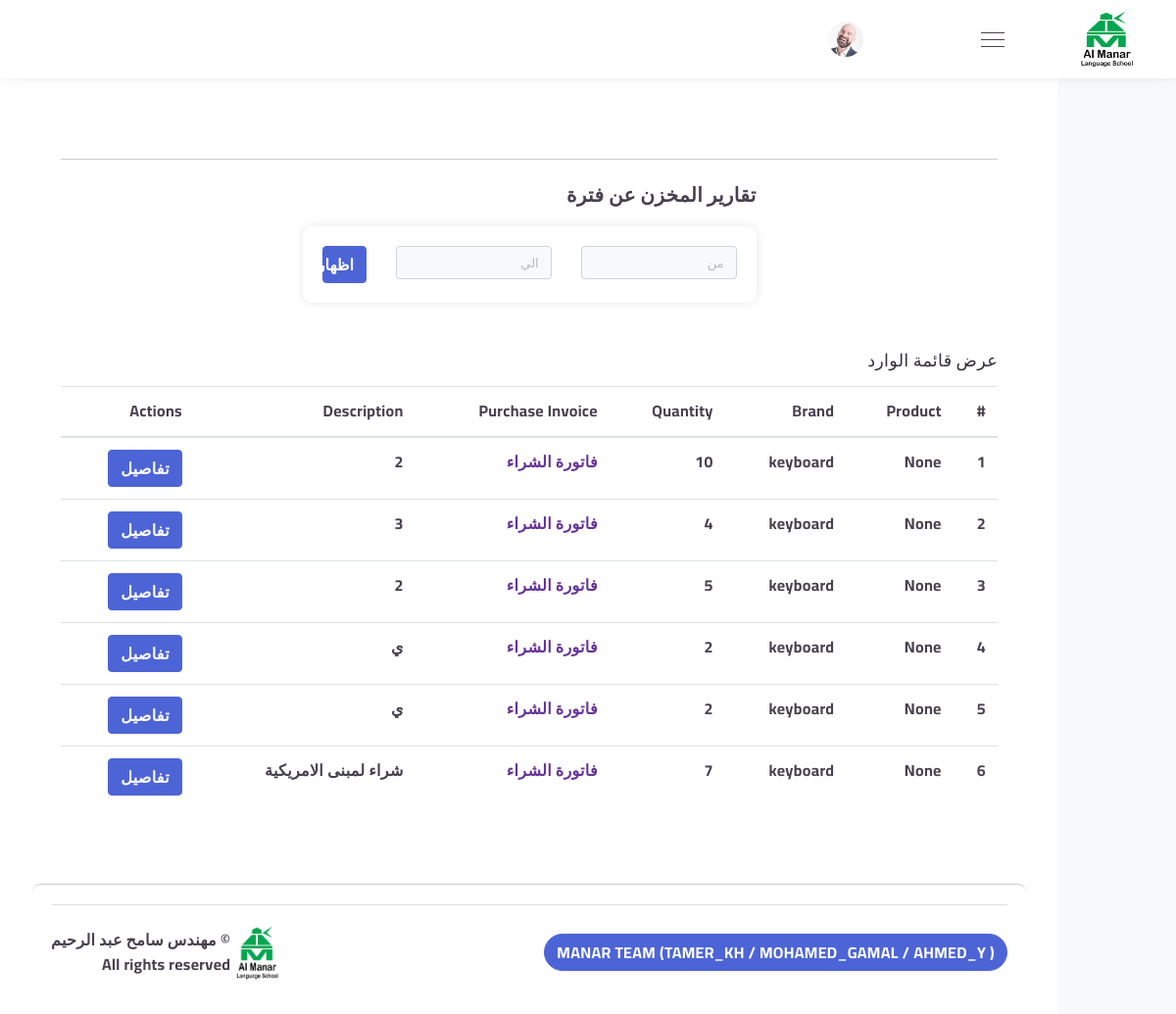
Page /home2/incoming/ on the earlier database version.
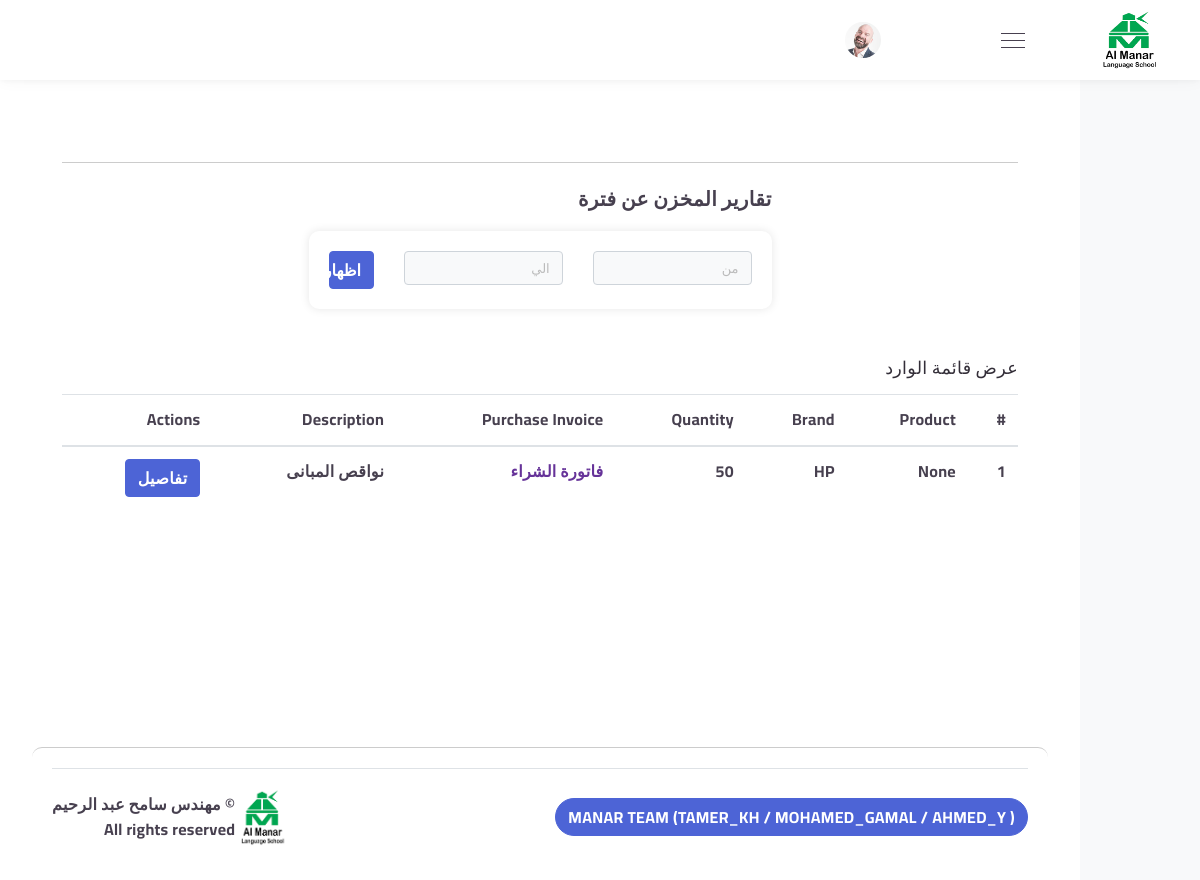
Same page on the later database version.
### Inventory/models.py (models this page shows, shortened)
class Incoming(models.Model):
    product_category = models.ManyToManyField(Product_Category, related_name='incomings')
    brand = models.ForeignKey(Brand, on_delete=models.CASCADE, related_name='incomings')
    quantity = models.PositiveIntegerField()
    purchase_invoice = models.ImageField(upload_to='purchase_invoices/')
    purchase_date = models.DateField(auto_now_add=True)
    description = models.TextField()

class Brand(models.Model):
    name = models.CharField(max_length=100)
    category = models.ForeignKey(Product_Category, on_delete=models.CASCADE, related_name='brands')
    def __str__(self):
        return self.name

### Inventory/views.py (the view)
# urls.py: path('home2/incoming/', IncomingListView.as_view(), name='incoming_list'),
class IncomingListView(ListView):
    model = Incoming
    template_name = 'incoming_list.html'
    context_object_name = 'incomings'

### Inventory/templates/incoming_list.html
{% extends 'base.html' %}
{% block content %}
<h4 class="card-title mb-3">عرض قائمة الوارد</h4>
<div class="table-responsive">
  <table class="table">
    <thead>
      <tr>
        <th scope="col">#</th>
        <th scope="col">Product</th>
        <th scope="col">Brand</th>
        <th scope="col">Quantity</th>
        <th scope="col">Purchase Invoice</th>
        <th scope="col">Description</th>
        <th scope="col">Actions</th>
      </tr>
    </thead>
    <tbody>
      {% for incoming in incomings %}
      <tr>
        <th scope="row">{{ forloop.counter }}</th>
        <td>{{ incoming.product_category.name }}</td>
        <td>{{ incoming.brand }}</td>
        <td>{{ incoming.quantity }}</td>
        <td>
          <a href="{{ incoming.purchase_invoice.url }}" target="_blank">فاتورة الشراء</a>
        </td>
        <td>{{ incoming.description }}</td>
        <td>
          <a href="{% url 'Inventory:incoming_detail' pk=incoming.pk %}" class="btn btn-primary">تفاصيل</a>
        </td>
      </tr>
      {% endfor %}
    </tbody>
  </table>
</div>
{% endblock %}

Differences in the rows shown:
removed Incoming: product_category.name "None", brand "keyboard", quantity "10", description "2"
removed Incoming: product_category.name "None", brand "keyboard", quantity "4", description "3"
removed Incoming: product_category.name "None", brand "keyboard", quantity "5", description "2"
removed Incoming: product_category.name "None", brand "keyboard", quantity "2", description "ي"
removed Incoming: product_category.name "None", brand "keyboard", quantity "2", description "ي"
removed Incoming: product_category.name "None", brand "keyboard", quantity "7", description "شراء لمبنى الامريكية"
added Incoming: product_category.name "None", brand "HP", quantity "50", description "نواقص المبانى"
